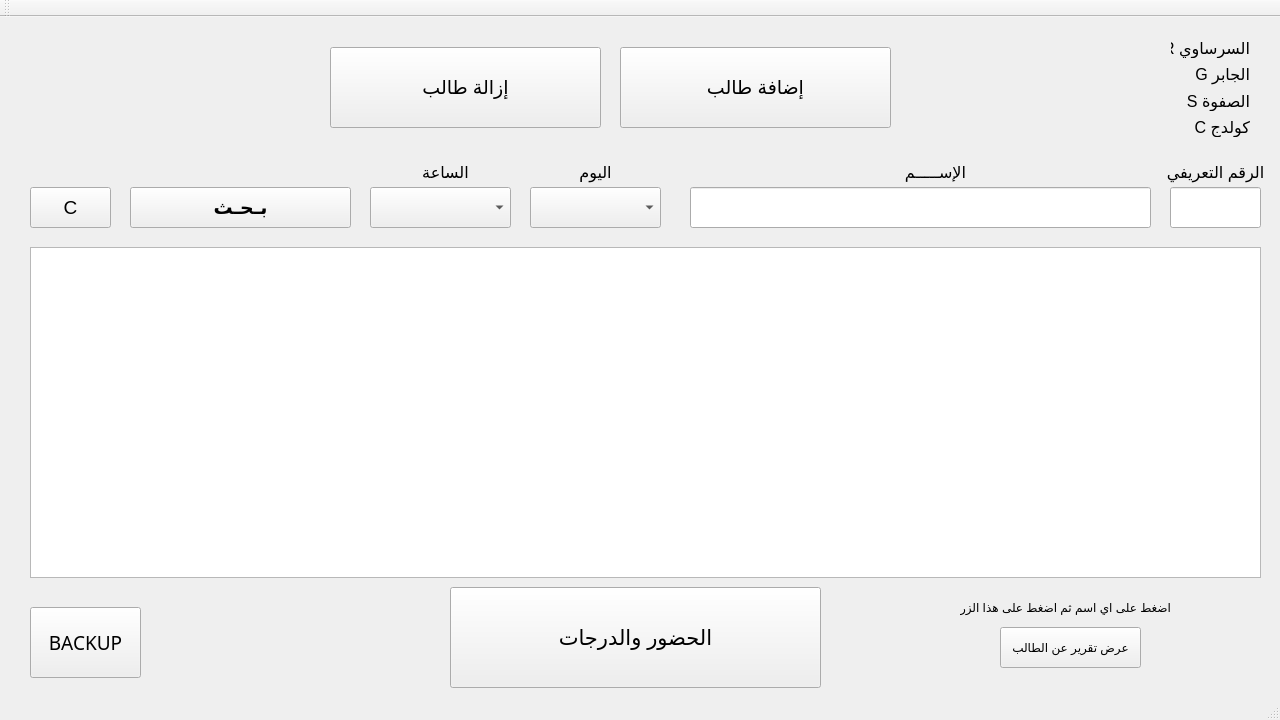
<?xml version="1.0" encoding="UTF-8"?>
<ui version="4.0">
 <class>MainWindow</class>
 <widget class="QMainWindow" name="MainWindow">
  <property name="geometry">
   <rect>
    <x>0</x>
    <y>0</y>
    <width>1280</width>
    <height>720</height>
   </rect>
  </property>
  <property name="windowTitle">
   <string>عادل شديد</string>
  </property>
  <widget class="QWidget" name="centralWidget">
   <widget class="QLineEdit" name="lineEdit">
    <property name="geometry">
     <rect>
      <x>690</x>
      <y>170</y>
      <width>461</width>
      <height>41</height>
     </rect>
    </property>
   </widget>
   <widget class="QPushButton" name="pushButton_3">
    <property name="geometry">
     <rect>
      <x>130</x>
      <y>170</y>
      <width>221</width>
      <height>41</height>
     </rect>
    </property>
    <property name="font">
     <font>
      <pointsize>14</pointsize>
      <weight>75</weight>
      <bold>true</bold>
     </font>
    </property>
    <property name="text">
     <string>بـحـث</string>
    </property>
   </widget>
   <widget class="QTableView" name="tableView">
    <property name="geometry">
     <rect>
      <x>30</x>
      <y>230</y>
      <width>1231</width>
      <height>331</height>
     </rect>
    </property>
   </widget>
   <widget class="QPushButton" name="pushButton_4">
    <property name="geometry">
     <rect>
      <x>30</x>
      <y>170</y>
      <width>81</width>
      <height>41</height>
     </rect>
    </property>
    <property name="font">
     <font>
      <pointsize>14</pointsize>
     </font>
    </property>
    <property name="text">
     <string>C</string>
    </property>
   </widget>
   <widget class="QPushButton" name="pushButton_5">
    <property name="geometry">
     <rect>
      <x>450</x>
      <y>570</y>
      <width>371</width>
      <height>101</height>
     </rect>
    </property>
    <property name="font">
     <font>
      <pointsize>16</pointsize>
     </font>
    </property>
    <property name="text">
     <string>الحضور والدرجات</string>
    </property>
   </widget>
   <widget class="QLineEdit" name="lineEdit_2">
    <property name="geometry">
     <rect>
      <x>1170</x>
      <y>170</y>
      <width>91</width>
      <height>41</height>
     </rect>
    </property>
   </widget>
   <widget class="QComboBox" name="comboBox">
    <property name="geometry">
     <rect>
      <x>530</x>
      <y>170</y>
      <width>131</width>
      <height>41</height>
     </rect>
    </property>
   </widget>
   <widget class="QComboBox" name="comboBox_2">
    <property name="geometry">
     <rect>
      <x>370</x>
      <y>170</y>
      <width>141</width>
      <height>41</height>
     </rect>
    </property>
   </widget>
   <widget class="QLabel" name="label">
    <property name="geometry">
     <rect>
      <x>1160</x>
      <y>140</y>
      <width>111</width>
      <height>31</height>
     </rect>
    </property>
    <property name="font">
     <font>
      <pointsize>12</pointsize>
     </font>
    </property>
    <property name="text">
     <string>الرقم التعريفي</string>
    </property>
    <property name="alignment">
     <set>Qt::AlignCenter</set>
    </property>
   </widget>
   <widget class="QLabel" name="label_2">
    <property name="geometry">
     <rect>
      <x>880</x>
      <y>140</y>
      <width>111</width>
      <height>31</height>
     </rect>
    </property>
    <property name="font">
     <font>
      <pointsize>12</pointsize>
     </font>
    </property>
    <property name="text">
     <string>الإســـــم</string>
    </property>
    <property name="alignment">
     <set>Qt::AlignCenter</set>
    </property>
   </widget>
   <widget class="QLabel" name="label_3">
    <property name="geometry">
     <rect>
      <x>540</x>
      <y>140</y>
      <width>111</width>
      <height>31</height>
     </rect>
    </property>
    <property name="font">
     <font>
      <pointsize>12</pointsize>
     </font>
    </property>
    <property name="text">
     <string>اليوم</string>
    </property>
    <property name="alignment">
     <set>Qt::AlignCenter</set>
    </property>
   </widget>
   <widget class="QLabel" name="label_4">
    <property name="geometry">
     <rect>
      <x>390</x>
      <y>140</y>
      <width>111</width>
      <height>31</height>
     </rect>
    </property>
    <property name="font">
     <font>
      <pointsize>12</pointsize>
     </font>
    </property>
    <property name="text">
     <string>الساعة</string>
    </property>
    <property name="alignment">
     <set>Qt::AlignCenter</set>
    </property>
   </widget>
   <widget class="QPushButton" name="pushButton_6">
    <property name="geometry">
     <rect>
      <x>30</x>
      <y>590</y>
      <width>111</width>
      <height>71</height>
     </rect>
    </property>
    <property name="font">
     <font>
      <family>OCR A Extended</family>
      <pointsize>14</pointsize>
     </font>
    </property>
    <property name="text">
     <string>BACKUP</string>
    </property>
   </widget>
   <widget class="QPushButton" name="pushButton_2">
    <property name="geometry">
     <rect>
      <x>330</x>
      <y>30</y>
      <width>271</width>
      <height>81</height>
     </rect>
    </property>
    <property name="font">
     <font>
      <pointsize>14</pointsize>
     </font>
    </property>
    <property name="text">
     <string>إزالة طالب</string>
    </property>
   </widget>
   <widget class="QPushButton" name="pushButton">
    <property name="geometry">
     <rect>
      <x>620</x>
      <y>30</y>
      <width>271</width>
      <height>81</height>
     </rect>
    </property>
    <property name="font">
     <font>
      <pointsize>14</pointsize>
     </font>
    </property>
    <property name="text">
     <string>إضافة طالب</string>
    </property>
   </widget>
   <widget class="QWidget" name="layoutWidget">
    <property name="geometry">
     <rect>
      <x>1160</x>
      <y>10</y>
      <width>101</width>
      <height>121</height>
     </rect>
    </property>
    <layout class="QVBoxLayout" name="verticalLayout">
     <item>
      <widget class="QLabel" name="label_5">
       <property name="font">
        <font>
         <pointsize>12</pointsize>
        </font>
       </property>
       <property name="text">
        <string>السرساوي R</string>
       </property>
      </widget>
     </item>
     <item>
      <widget class="QLabel" name="label_6">
       <property name="font">
        <font>
         <pointsize>12</pointsize>
        </font>
       </property>
       <property name="text">
        <string>الجابر G</string>
       </property>
      </widget>
     </item>
     <item>
      <widget class="QLabel" name="label_7">
       <property name="font">
        <font>
         <pointsize>12</pointsize>
        </font>
       </property>
       <property name="text">
        <string>الصفوة S</string>
       </property>
      </widget>
     </item>
     <item>
      <widget class="QLabel" name="label_8">
       <property name="font">
        <font>
         <pointsize>12</pointsize>
        </font>
       </property>
       <property name="text">
        <string>كولدج C</string>
       </property>
      </widget>
     </item>
    </layout>
   </widget>
   <widget class="QPushButton" name="pushButton_7">
    <property name="geometry">
     <rect>
      <x>1000</x>
      <y>610</y>
      <width>141</width>
      <height>41</height>
     </rect>
    </property>
    <property name="text">
     <string>عرض تقرير عن الطالب</string>
    </property>
   </widget>
   <widget class="QLabel" name="label_9">
    <property name="geometry">
     <rect>
      <x>960</x>
      <y>580</y>
      <width>211</width>
      <height>20</height>
     </rect>
    </property>
    <property name="text">
     <string>اضغط على اي اسم ثم اضغط على هذا الزر</string>
    </property>
   </widget>
  </widget>
  <widget class="QToolBar" name="mainToolBar">
   <attribute name="toolBarArea">
    <enum>TopToolBarArea</enum>
   </attribute>
   <attribute name="toolBarBreak">
    <bool>false</bool>
   </attribute>
  </widget>
  <widget class="QStatusBar" name="statusBar"/>
 </widget>
 <layoutdefault spacing="6" margin="11"/>
 <resources/>
 <connections/>
</ui>
